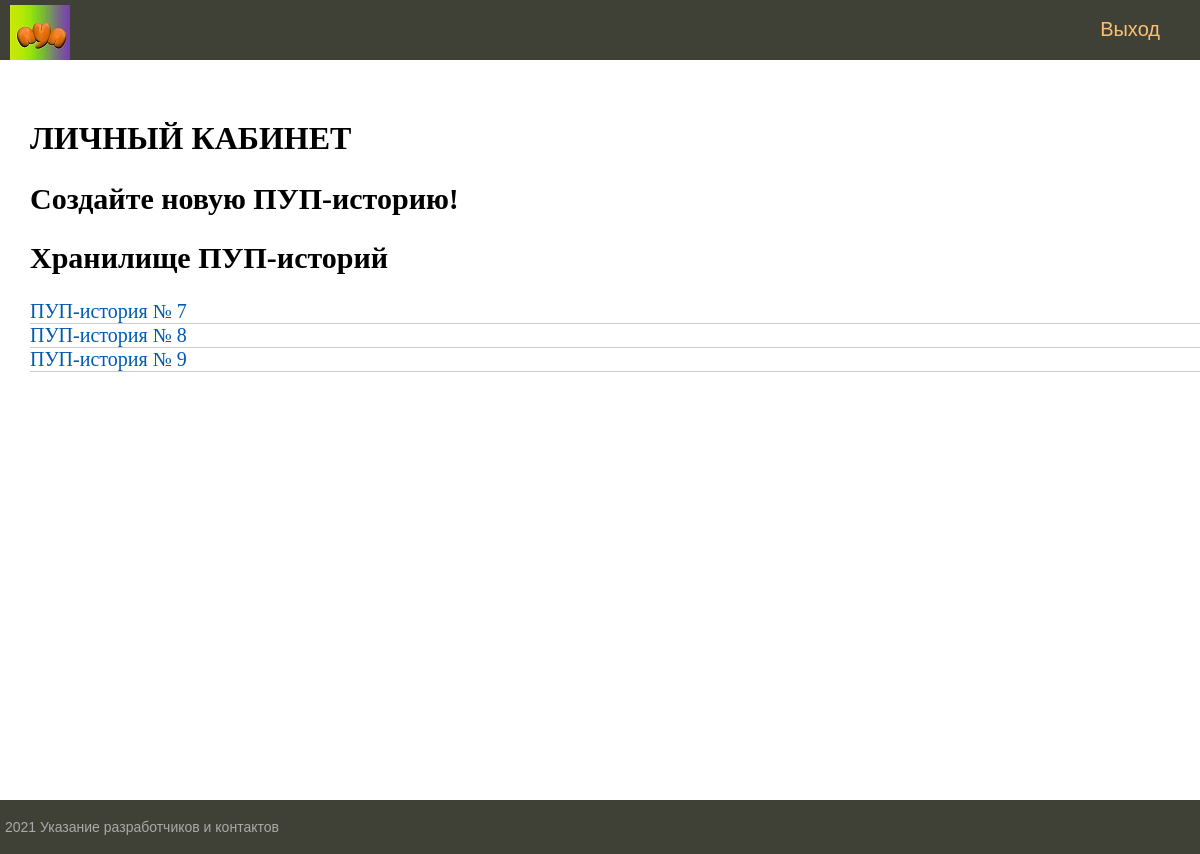
/service_01/personal_page/, run on an earlier commit of the app's database.
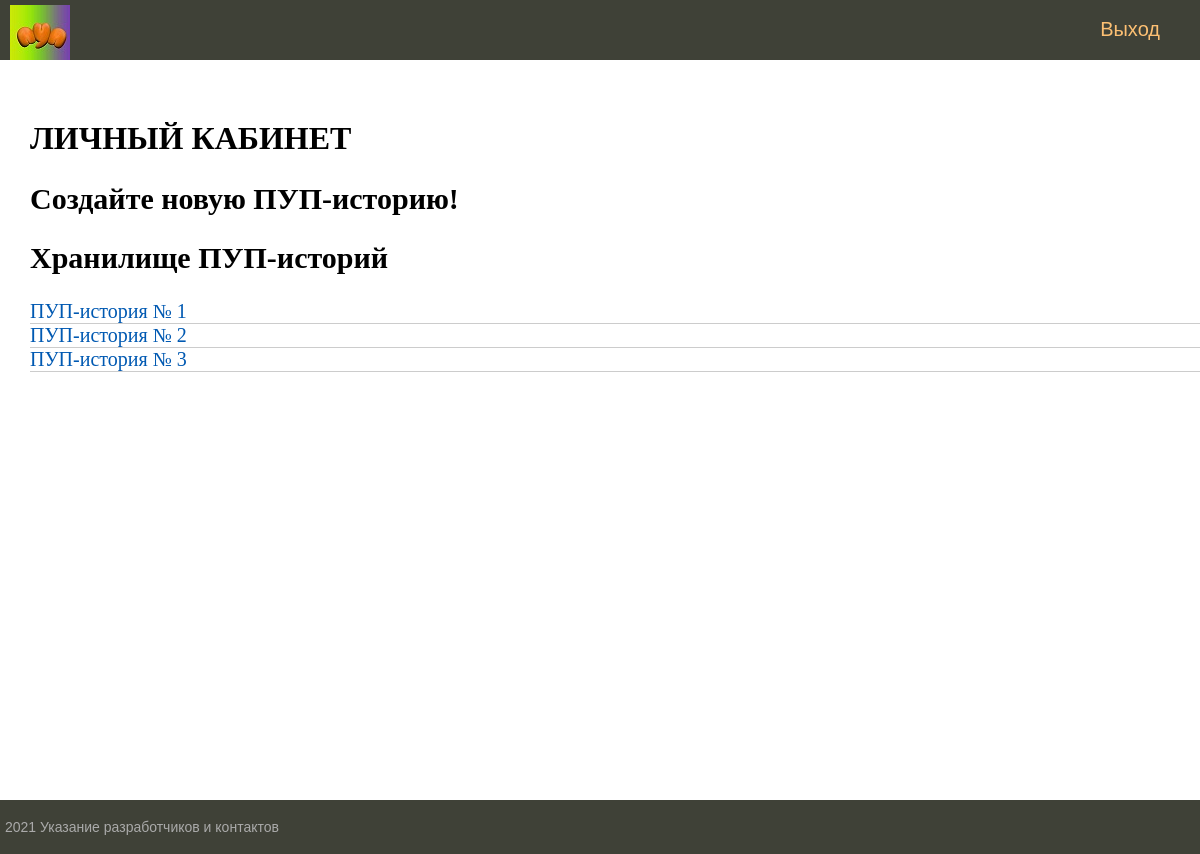
And on a later commit of the database.
### service_01/models.py (models this page shows)
class User_History(models.Model):
	User = models.ForeignKey(
		User,
		on_delete = models.CASCADE
	)
	History_File = models.ImageField(
		'Изображение пользователя для обработки',
		blank = True,
		upload_to = 'History_Files/%Y/%m/%d/'
	)
	History_Voice = models.FileField(
		'Аудиофайл пользователя для прослушивания',
		blank = True,
		upload_to = 'History_Voices/'
	)

### service_01/views.py (the view)
# urls.py: path('personal_page/', views.Poop_storage, name='storage'),
def Poop_storage(request):
	posts = User_History.objects.all()
	context = {
		'posts':	posts,
		'menu':		pers_menu,
		'title':	"ЛИЧНЫЙ КАБИНЕТ"
	}
	return render(request, 'Storage_Page.html', context=context)

### service_01/templates/Storage_Page.html
{% extends 'Base.html' %}
{% block content %}
<h1>{{title}}</h1>
<ul class="list-articles">
    <h2>Создайте новую ПУП-историю!</h2>
    <h2>Хранилище ПУП-историй</h2>
    {% for p in posts %}
    <li>
        <p1 class="link-read-post"><a href="#">ПУП-история № {{p.id}}</a></p1>
    </li>
    {% endfor %}
</ul>
{% endblock %}

What changed in the data, as far as the page shows it:
removed User_History: id "7"
removed User_History: id "8"
removed User_History: id "9"
added User_History: id "1"
added User_History: id "2"
added User_History: id "3"
